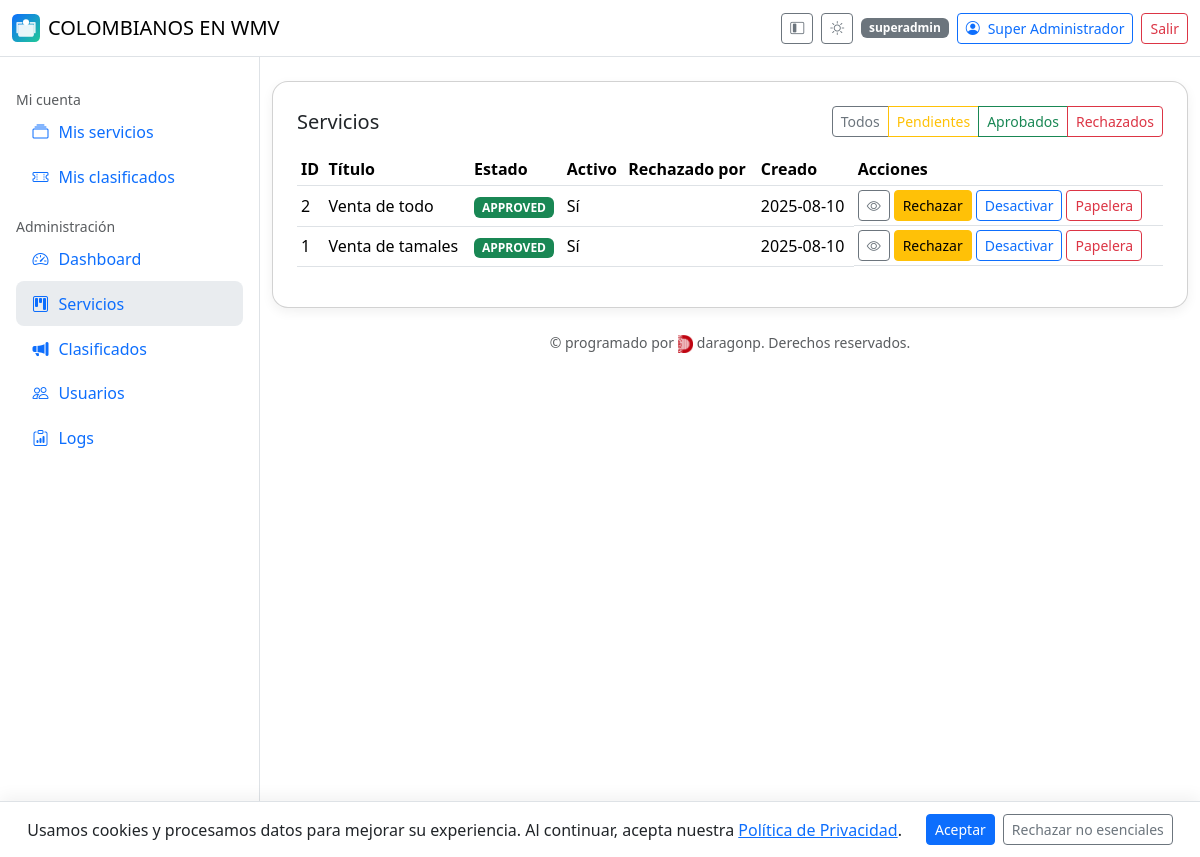
Page /admin/services (signed in) on the earlier database version.
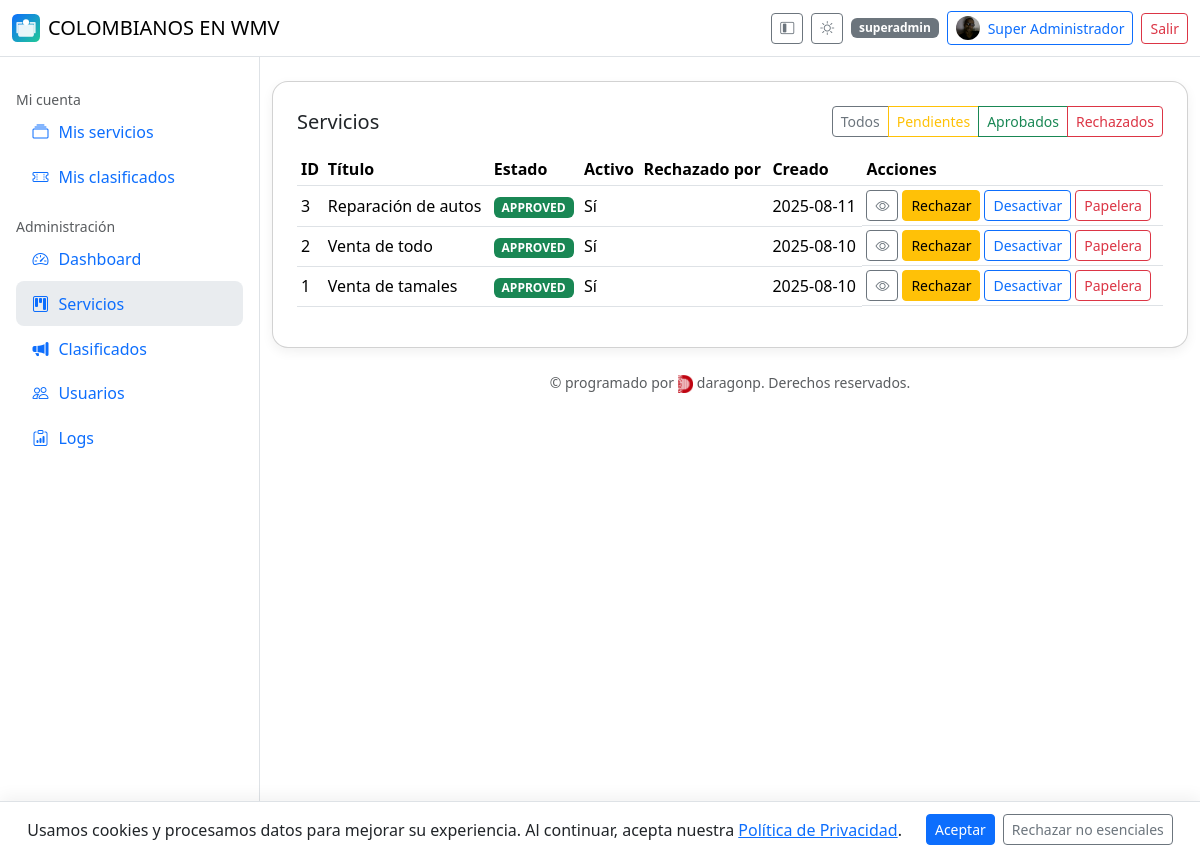
Same page on the later database version.
### app/models.py (models this page shows, shortened)
class Service(db.Model):
    __tablename__ = "service"
    id = db.Column(db.Integer, primary_key=True)
    title = db.Column(db.String(200), nullable=False)
    description = db.Column(db.Text)
    website = db.Column(db.String(255))
    social = db.Column(db.String(255))
    address = db.Column(db.String(255))
    owner_id = db.Column(db.Integer, db.ForeignKey("user.id"), nullable=False)
    contact_name = db.Column(db.String(150))
    contact_email = db.Column(db.String(255))
    contact_phone = db.Column(db.String(50))
    status = db.Column(db.String(20), default=ServiceStatus.PENDING.value)
    is_active = db.Column(db.Boolean, default=False)
    is_deleted = db.Column(db.Boolean, default=False)
    created_at = db.Column(db.DateTime, default=datetime.utcnow)
    approved_by = db.Column(db.Integer, db.ForeignKey("user.id"))
    approved_at = db.Column(db.DateTime)
    rejected_by = db.Column(db.Integer, db.ForeignKey("user.id"))
    rejected_at = db.Column(db.DateTime)

class User(db.Model, UserMixin):
    __tablename__ = "user"
    id = db.Column(db.Integer, primary_key=True)
    name = db.Column(db.String(150), nullable=False)
    email = db.Column(db.String(255), unique=True, index=True, nullable=False)
    phone = db.Column(db.String(50))
    address = db.Column(db.String(255))
    avatar_url = db.Column(db.String(500))
    password_hash = db.Column(db.String(255), nullable=False)
    role = db.Column(db.String(20), default="user")  # user | admin | superadmin
    is_verified = db.Column(db.Boolean, default=False)
    verification_code = db.Column(db.String(10))
    is_deleted = db.Column(db.Boolean, default=False)
    created_at = db.Column(db.DateTime, default=datetime.utcnow)
    services = db.relationship(
        "Service",
        backref="owner",
        lazy="dynamic",
        foreign_keys="Service.owner_id",
    )
    classifieds = db.relationship(
        "Classified",
        backref="owner",
        lazy="dynamic",
        foreign_keys="Classified.owner_id",
    )

### app/admin.py (the view)
@admin_bp.route("/services")
@login_required
def admin_services():
    if not _require_admin():
        return ("Forbidden", 403)
    status = request.args.get("status")
    q = Service.query.filter_by(is_deleted=False)
    if status:
        q = q.filter_by(status=status)
    items = q.order_by(Service.created_at.desc()).all()
    users_map = {u.id: u.name for u in User.query.with_entities(User.id, User.name).all()}
    return render_template("admin/services.html", items=items, ServiceStatus=ServiceStatus, users_map=users_map)

### app/admin.py (called while the page is built)
def _require_admin():
    return current_user.is_authenticated and current_user.role in ("admin", "superadmin")

@admin_bp.before_request
def _check_admin():
    if request.endpoint and request.endpoint.startswith("admin.") and not _require_admin():
        return ("Forbidden", 403)

### app/templates/admin/services.html (shortened to what this page needs)
{% extends "base.html" %}
{% block content %}
<div class="card card-shadow p-4">
  <div class="d-flex justify-content-between align-items-center mb-3">
    <h1 class="h5 m-0">Servicios</h1>
    <div class="btn-group">
      <a class="btn btn-outline-secondary btn-sm" href="{{ url_for('admin.admin_services') }}">Todos</a>
      <a class="btn btn-outline-warning btn-sm" href="{{ url_for('admin.admin_services', status=ServiceStatus.PENDING.value) }}">Pendientes</a>
      <a class="btn btn-outline-success btn-sm" href="{{ url_for('admin.admin_services', status=ServiceStatus.APPROVED.value) }}">Aprobados</a>
      <a class="btn btn-outline-danger btn-sm" href="{{ url_for('admin.admin_services', status=ServiceStatus.REJECTED.value) }}">Rechazados</a>
    </div>
  </div>
  <div class="table-responsive">
    <table class="table table-sm align-middle js-dt" id="dt_services">
      <thead>
        <tr>
          <th>ID</th>
          <th>Título</th>
          <th>Estado</th>
          <th>Activo</th>
          <th>Rechazado por</th>
          <th>Creado</th>
          <th>Acciones</th>
        </tr>
      </thead>
      <tbody>
        {% for s in items %}
        <tr>
          <td>{{ s.id }}</td>
          <td class="text-truncate" style="max-width: 340px">{{ s.title }}</td>
          <td>
            <span class="badge text-bg-{% if s.status==ServiceStatus.APPROVED.value %}success{% elif s.status==ServiceStatus.PENDING.value %}warning{% else %}danger{% endif %}">
              {{ s.status }}
            </span>
          </td>
          <td>{{ 'Sí' if s.is_active else 'No' }}</td>
          <td>{{ users_map.get(s.rejected_by) or '' }}</td>
          <td>{{ s.created_at.strftime('%Y-%m-%d') if s.created_at else '' }}</td>
          <td class="d-flex gap-1 flex-wrap">
            <a class="btn btn-sm btn-outline-secondary" href="{{ url_for('services.detail', service_id=s.id) }}" title="Ver"><i class="bi bi-eye"></i></a>
            {% if s.status != ServiceStatus.REJECTED.value %}
            <form method="post" action="{{ url_for('admin.reject_service', service_id=s.id) }}">
              <button class="btn btn-sm btn-warning" title="Rechazar">Rechazar</button>
            </form>
            {% endif %}
            {% if s.status == ServiceStatus.APPROVED.value %}
            <form method="post" action="{{ url_for('admin.toggle_active', service_id=s.id) }}">
              <button class="btn btn-sm btn-outline-primary" title="{{ 'Desactivar' if s.is_active else 'Activar' }}">
                {{ 'Desactivar' if s.is_active else 'Activar' }}
              </button>
            </form>
            {% endif %}
            <form method="post" action="{{ url_for('admin.softdelete_service', service_id=s.id) }}" onsubmit="return confirmSoft(this)">
              <button class="btn btn-sm btn-outline-danger" title="Papelera">Papelera</button>
            </form>
          </td>
        </tr>
        {% endfor %}
      </tbody>
    </table>
  </div>
</div>
{% endblock %}

### app/templates/base.html (shortened to what the changed rows need)
{% set is_admin = (current_user.is_authenticated and current_user.role in ['admin','superadmin']) %}
<!doctype html>
<html lang="es">
<head>
  <link href="https://cdn.jsdelivr.net/npm/bootstrap@5.3.3/dist/css/bootstrap.min.css" rel="stylesheet">
  <link href="https://cdn.jsdelivr.net/npm/bootstrap-icons@1.11.3/font/bootstrap-icons.css" rel="stylesheet">
  <link href="https://cdn.datatables.net/2.0.8/css/dataTables.bootstrap5.css" rel="stylesheet">
  <link rel="stylesheet" href="{{ url_for('static', filename='css/style.css') }}">
</head>
<body class="bg-body">
<header class="navbar bg-body border-bottom sticky-top" id="appHeader">
  <div class="container-fluid">
    <div class="d-flex align-items-center gap-2">
      <button class="btn btn-sm btn-outline-secondary d-none d-lg-inline-flex" id="btnCollapse" title="Colapsar menú">
        <i class="bi bi-layout-sidebar-inset"></i>
      </button>
      <button class="btn btn-sm btn-outline-secondary" id="themeToggle" type="button" aria-label="Cambiar tema">
        <i class="bi bi-brightness-high" id="icon-sun" style="display:none"></i>
      </button>
      {% if current_user.is_authenticated %}
        <span class="badge text-bg-secondary d-none d-md-inline">{{ current_user.role }}</span>
        <a class="btn btn-sm btn-outline-primary d-flex align-items-center gap-2" href="{{ url_for('auth.profile') }}">
          {% if current_user.avatar_url %}
            <img src="{{ current_user.avatar_url }}" alt="avatar" class="rounded-circle" style="width:24px;height:24px;object-fit:cover;">
          {% else %}
            <i class="bi bi-person-circle"></i>
          {% endif %}
          <span class="d-none d-sm-inline">{{ current_user.name }}</span>
        </a>
        <a class="btn btn-sm btn-outline-danger" href="{{ url_for('auth.logout') }}">Salir</a>
      {% else %}
        <a class="btn btn-sm btn-outline-primary" href="{{ url_for('auth.login') }}">Ingresar</a>
        <a class="btn btn-sm btn-primary" href="{{ url_for('auth.register') }}">Registro</a>
      {% endif %}
    </div>
  </div>
</header>
<div class="layout" id="layout">
  <main class="container-fluid py-4">
    {% block content %}{% endblock %}
  </main>
</div>
</body>
</html>

Differences in the rows shown:
changed User "Super Administrador": avatar_url: picture added
added Service: id "3", title "Reparación de autos", status "APPROVED", is_active "Sí", created_at "2025-08-11", is_active "Desactivar"
